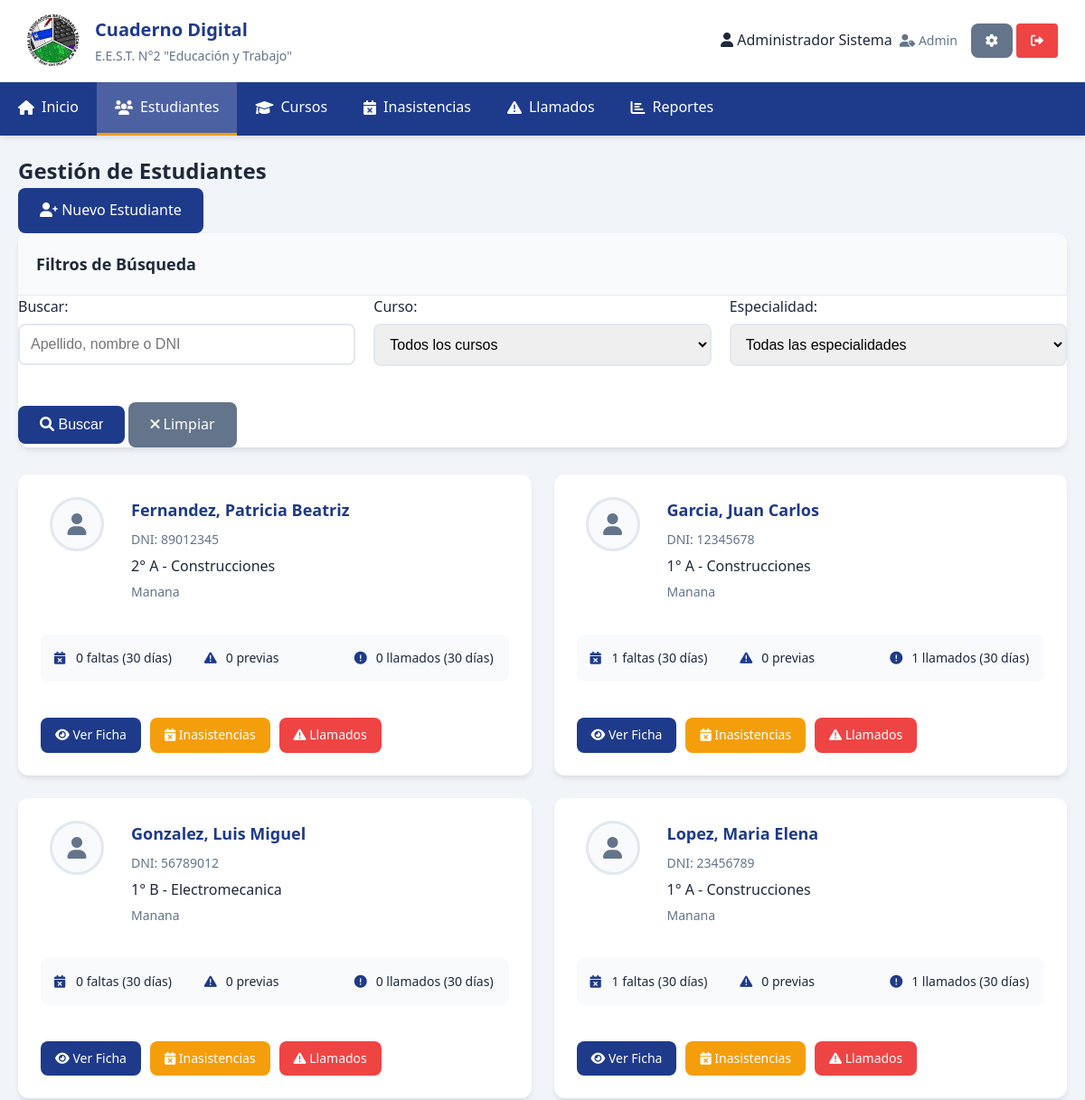
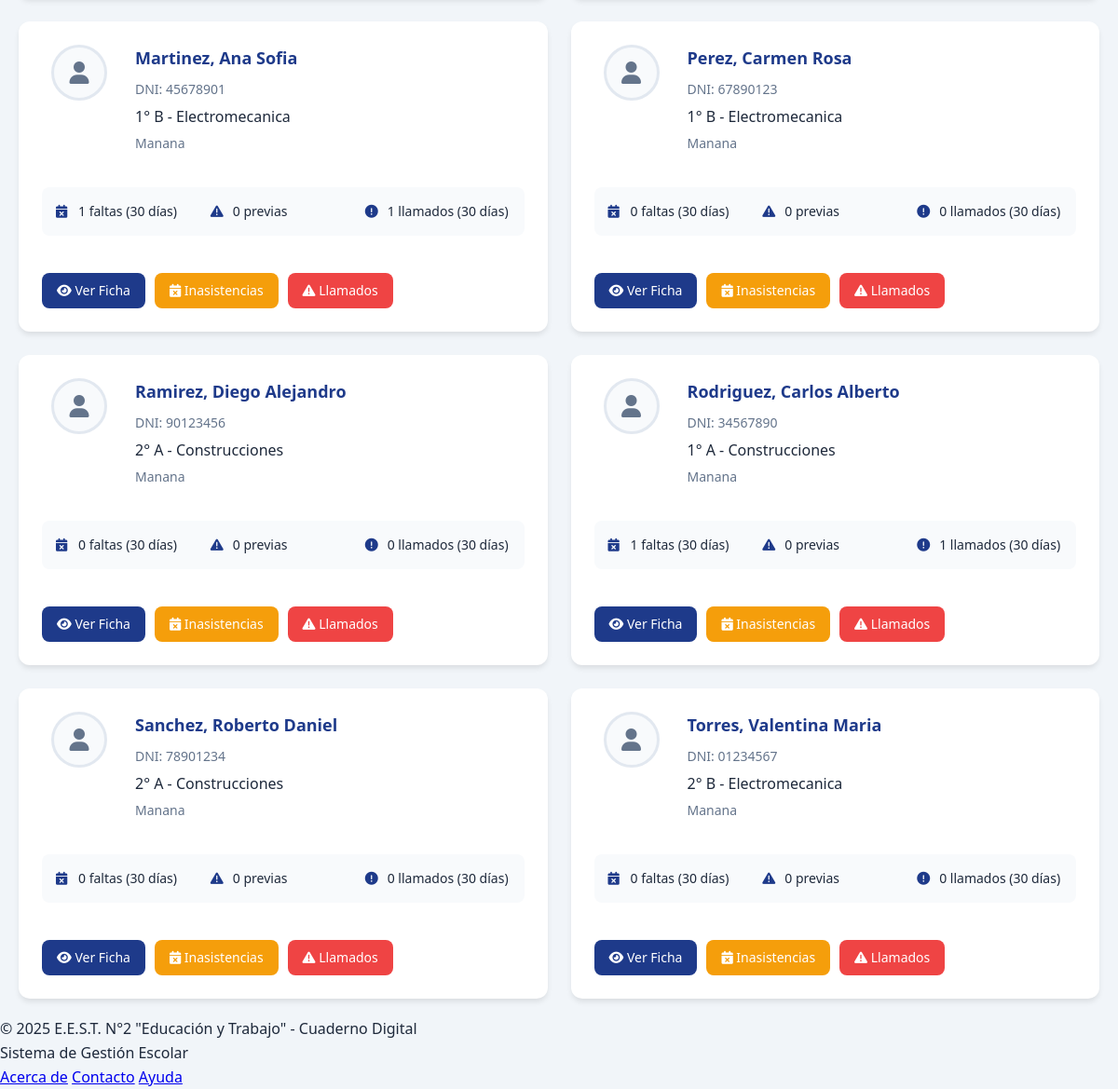
Page /estudiantes.php (signed in) on the committed database (2 pictures, top to bottom).
### tables this page shows
CREATE TABLE IF NOT EXISTS estudiantes (
    id INT AUTO_INCREMENT PRIMARY KEY,
    dni VARCHAR(20) UNIQUE NOT NULL,
    apellido VARCHAR(100) NOT NULL,
    nombre VARCHAR(100) NOT NULL,
    fecha_nacimiento DATE,
    grupo_sanguineo VARCHAR(10),
    obra_social VARCHAR(100),
    domicilio TEXT,
    telefono_fijo VARCHAR(20),
    telefono_celular VARCHAR(20),
    email VARCHAR(100),
    foto VARCHAR(255),  
    curso_id INT,
    activo BOOLEAN DEFAULT TRUE,
    fecha_ingreso DATE DEFAULT CURRENT_DATE,
    FOREIGN KEY (curso_id) REFERENCES cursos(id)
);

CREATE TABLE IF NOT EXISTS cursos (
    id INT AUTO_INCREMENT PRIMARY KEY,
    anio INT NOT NULL,  
    division VARCHAR(5) NOT NULL,  
    turno_id INT NOT NULL,
    especialidad_id INT NOT NULL,
    taller_id INT,
    grado ENUM('inferior', 'superior') NOT NULL,  
    activo BOOLEAN DEFAULT TRUE,
    FOREIGN KEY (turno_id) REFERENCES turnos(id),
    FOREIGN KEY (especialidad_id) REFERENCES especialidades(id),
    FOREIGN KEY (taller_id) REFERENCES talleres(id)
);

CREATE TABLE IF NOT EXISTS especialidades (
    id INT AUTO_INCREMENT PRIMARY KEY,
    nombre VARCHAR(100) NOT NULL,
    descripcion TEXT,
    activa BOOLEAN DEFAULT TRUE
);

CREATE TABLE IF NOT EXISTS turnos (
    id INT AUTO_INCREMENT PRIMARY KEY,
    nombre VARCHAR(20) NOT NULL,  
    hora_inicio TIME,
    hora_fin TIME
);

### config/database.php (called while the page is built, shortened)
<?php
class Database {
    private static $instance = null;
    private $connection;
    private function __construct() {
        try {
            $this->connection = new PDO(
                "mysql:host=" . DB_HOST . ";dbname=" . DB_NAME . ";charset=utf8",
                DB_USER,
                DB_PASS,
                [
                    PDO::ATTR_ERRMODE => PDO::ERRMODE_EXCEPTION,
                    PDO::ATTR_DEFAULT_FETCH_MODE => PDO::FETCH_ASSOC,
                    PDO::ATTR_EMULATE_PREPARES => false
                ]
            );
        } catch (PDOException $e) {
            die("Error de conexión: " . $e->getMessage());
        }
    }
    public static function getInstance() {
        if (self::$instance === null) {
            self::$instance = new self();
        }
        return self::$instance;
    }
    public function query($sql, $params = []) {
        $stmt = $this->connection->prepare($sql);
        $stmt->execute($params);
        return $stmt;
    }
    public function fetchAll($sql, $params = []) {
        return $this->query($sql, $params)->fetchAll();
    }
}
?>

### estudiantes.php (the view, shortened to what this page needs)
<?php
include 'includes/header.php';
?>
<main class="main-content">
<?php
require_once 'config/database.php';
$db = Database::getInstance();
$busqueda = $_GET['busqueda'] ?? '';
$where_conditions = ["e.activo = 1"];
$params = [];
$where_clause = implode(" AND ", $where_conditions);
$estudiantes = $db->fetchAll("
    SELECT e.*, c.anio, c.division, c.grado, esp.nombre as especialidad_nombre,
           t.nombre as turno_nombre,
           COUNT(i.id) as total_faltas,
           COUNT(mp.id) as total_previas,
           COUNT(la.id) as total_llamados
    FROM estudiantes e
    LEFT JOIN cursos c ON e.curso_id = c.id
    LEFT JOIN especialidades esp ON c.especialidad_id = esp.id
    LEFT JOIN turnos t ON c.turno_id = t.id
    LEFT JOIN inasistencias i ON e.id = i.estudiante_id AND i.fecha >= DATE_SUB(CURDATE(), INTERVAL 30 DAY)
    LEFT JOIN materias_previas mp ON e.id = mp.estudiante_id AND mp.estado = 'pendiente'
    LEFT JOIN llamados_atencion la ON e.id = la.estudiante_id AND la.fecha >= DATE_SUB(CURDATE(), INTERVAL 30 DAY)
    WHERE $where_clause
    GROUP BY e.id
    ORDER BY e.apellido, e.nombre
    LIMIT 100
", $params);
?>
<section class="estudiantes-section">
    <div class="section-header">
        <h2>Gestión de Estudiantes</h2>
        <a href="estudiantes.php?action=nuevo" class="btn btn-primary">
            <i class="fas fa-user-plus"></i> Nuevo Estudiante
        </a>
    </div>
    <div class="card">
        <div class="card-header">
            <h3 class="card-title">Filtros de Búsqueda</h3>
        </div>
        <form method="GET" class="filters-form">
            <div class="form-row">
                <div class="form-group">
                    <label for="busqueda">Buscar:</label>
                    <input type="text" name="busqueda" id="busqueda"
                           value="<?php echo htmlspecialchars($busqueda); ?>"
                           placeholder="Apellido, nombre o DNI">
                </div>
                <div class="form-group">
                    <label for="curso">Curso:</label>
                    <select name="curso" id="curso">
                        <option value="">Todos los cursos</option>
                    </select>
                </div>
                <div class="form-group">
                    <label for="especialidad">Especialidad:</label>
                    <select name="especialidad" id="especialidad">
                        <option value="">Todas las especialidades</option>
                    </select>
                </div>
            </div>
            <div class="form-actions">
                <button type="submit" class="btn btn-primary">
                    <i class="fas fa-search"></i> Buscar
                </button>
                <a href="estudiantes.php" class="btn btn-secondary">
                    <i class="fas fa-times"></i> Limpiar
                </a>
            </div>
        </form>
    </div>
    <div class="estudiantes-grid">
        <?php foreach ($estudiantes as $estudiante): ?>
        <div class="estudiante-card">
            <div class="estudiante-photo">
                <?php if ($estudiante['foto']): ?>
                    <img src="<?php echo htmlspecialchars($estudiante['foto']); ?>" alt="Foto del estudiante">
                <?php else: ?>
                    <div class="photo-placeholder">
                        <i class="fas fa-user"></i>
                    </div>
                <?php endif; ?>
            </div>
            <div class="estudiante-info">
                <h3><?php echo htmlspecialchars($estudiante['apellido'] . ', ' . $estudiante['nombre']); ?></h3>
                <p class="estudiante-dni">DNI: <?php echo htmlspecialchars($estudiante['dni']); ?></p>
                <p class="estudiante-curso">
                    <?php echo $estudiante['anio'] . '° ' . $estudiante['division']; ?> -
                    <?php echo htmlspecialchars($estudiante['especialidad_nombre']); ?>
                </p>
                <p class="estudiante-turno"><?php echo htmlspecialchars($estudiante['turno_nombre']); ?></p>
            </div>
            <div class="estudiante-stats">
                <div class="stat-item">
                    <i class="fas fa-calendar-times"></i>
                    <span><?php echo $estudiante['total_faltas']; ?> faltas (30 días)</span>
                </div>
                <div class="stat-item">
                    <i class="fas fa-exclamation-triangle"></i>
                    <span><?php echo $estudiante['total_previas']; ?> previas</span>
                </div>
                <div class="stat-item">
                    <i class="fas fa-exclamation-circle"></i>
                    <span><?php echo $estudiante['total_llamados']; ?> llamados (30 días)</span>
                </div>
            </div>
            <div class="estudiante-actions">
                <a href="estudiante_ficha.php?id=<?php echo $estudiante['id']; ?>" class="btn btn-primary btn-sm">
                    <i class="fas fa-eye"></i> Ver Ficha
                </a>
                <a href="inasistencias.php?estudiante=<?php echo $estudiante['id']; ?>" class="btn btn-warning btn-sm">
                    <i class="fas fa-calendar-times"></i> Inasistencias
                </a>
                <a href="llamados.php?estudiante=<?php echo $estudiante['id']; ?>" class="btn btn-danger btn-sm">
                    <i class="fas fa-exclamation-triangle"></i> Llamados
                </a>
            </div>
        </div>
        <?php endforeach; ?>
    </div>
</section>
</main>
<?php include 'includes/footer.php'; ?>

### css/style.css (style rules this page uses)
* { margin: 0; padding: 0; box-sizing: border-box; }
:root { --primary-color: #1e3a8a; --secondary-color: #3b82f6; --accent-color: #f59e0b; --success-color: #10b981; --danger-color: #ef4444; --warning-color: #f59e0b; --info-color: #06b6d4; --light-color: #f8fafc; --dark-color: #1e293b; --gray-color: #64748b; --border-color: #e2e8f0; --shadow: 0 4px 6px -1px rgba(0, 0, 0, 0.1); --shadow-lg: 0 10px 15px -3px rgba(0, 0, 0, 0.1); }
body { font-family: 'Segoe UI', Tahoma, Geneva, Verdana, sans-serif; line-height: 1.6; color: var(--dark-color); background-color: #f1f5f9; margin: 0; padding: 0; }
.main-content { padding: 20px; min-height: calc(100vh - 200px); background-color: #f1f5f9; margin: 0; }
.form-group { margin-bottom: 20px; }
.form-group label { display: block; margin-bottom: 5px; font-weight: 500; color: var(--dark-color); }
.form-group input { width: 100%; padding: 12px; border: 2px solid var(--border-color); border-radius: 8px; font-size: 16px; transition: border-color 0.3s; }
.btn { display: inline-block; padding: 12px 24px; border: none; border-radius: 8px; font-size: 16px; font-weight: 500; text-decoration: none; cursor: pointer; transition: all 0.3s; text-align: center; }
.btn-primary { background-color: var(--primary-color); color: white; }
.card { background: white; border-radius: 12px; box-shadow: var(--shadow); overflow: hidden; margin: 0; }
.card-header { background: var(--light-color); padding: 20px; border-bottom: 1px solid var(--border-color); display: flex; justify-content: space-between; align-items: center; }
.card-title { font-size: 18px; font-weight: 600; color: var(--dark-color); margin: 0; }
.form-row { display: grid; grid-template-columns: repeat(auto-fit, minmax(250px, 1fr)); gap: 20px; margin-bottom: 20px; }
.form-group input, .form-group select, .form-group textarea { width: 100%; padding: 12px; border: 2px solid var(--border-color); border-radius: 8px; font-size: 16px; transition: border-color 0.3s; }
.btn-secondary { background-color: var(--gray-color); color: white; }
.btn-danger { background-color: var(--danger-color); color: white; }
.btn-warning { background-color: var(--warning-color); color: white; }
.btn-sm { padding: 8px 16px; font-size: 14px; }

### estudiantes.php (style rules this page uses)
.estudiantes-section { max-width: 1200px; margin: 0 auto; }
.estudiantes-grid { display: grid; grid-template-columns: repeat(auto-fill, minmax(400px, 1fr)); gap: 25px; margin-top: 30px; }
.estudiante-card { background: white; border-radius: 12px; padding: 25px; box-shadow: var(--shadow); transition: transform 0.3s; display: grid; grid-template-columns: 80px 1fr; gap: 20px; }
.estudiante-photo { text-align: center; }
.photo-placeholder { width: 60px; height: 60px; border-radius: 50%; background: var(--light-color); display: flex; align-items: center; justify-content: center; border: 3px solid var(--border-color); margin: 0 auto; }
.photo-placeholder i { font-size: 24px; color: var(--gray-color); }
.estudiante-info { grid-column: 2; }
.estudiante-info h3 { font-size: 18px; color: var(--primary-color); margin-bottom: 8px; font-weight: 600; }
.estudiante-dni { color: var(--gray-color); font-size: 14px; margin-bottom: 5px; }
.estudiante-curso { color: var(--dark-color); font-weight: 500; margin-bottom: 5px; }
.estudiante-turno { color: var(--gray-color); font-size: 14px; margin-bottom: 15px; }
.estudiante-stats { grid-column: 1 / -1; display: grid; grid-template-columns: repeat(3, 1fr); gap: 10px; margin-bottom: 20px; padding: 15px; background: var(--light-color); border-radius: 8px; }
.stat-item { display: flex; align-items: center; gap: 8px; font-size: 14px; color: var(--dark-color); }
.stat-item i { color: var(--primary-color); width: 16px; }
.estudiante-actions { grid-column: 1 / -1; display: flex; gap: 10px; flex-wrap: wrap; }

### rows in the picture
estudiantes: apellido+nombre "Fernandez, Patricia Beatriz", dni "89012345", curso.anio "2", curso.division "A", especialidades.nombre "Construcciones", turnos.nombre "Manana", total_faltas "0", total_previas "0", total_llamados "0"
estudiantes: apellido+nombre "Garcia, Juan Carlos", dni "12345678", curso.anio "1", curso.division "A", especialidades.nombre "Construcciones", turnos.nombre "Manana", total_faltas "1", total_previas "0", total_llamados "1"
estudiantes: apellido+nombre "Gonzalez, Luis Miguel", dni "56789012", curso.anio "1", curso.division "B", especialidades.nombre "Electromecanica", turnos.nombre "Manana", total_faltas "0", total_previas "0", total_llamados "0"
estudiantes: apellido+nombre "Lopez, Maria Elena", dni "23456789", curso.anio "1", curso.division "A", especialidades.nombre "Construcciones", turnos.nombre "Manana", total_faltas "1", total_previas "0", total_llamados "1"
estudiantes: apellido+nombre "Martinez, Ana Sofia", dni "45678901", curso.anio "1", curso.division "B", especialidades.nombre "Electromecanica", turnos.nombre "Manana", total_faltas "1", total_previas "0", total_llamados "1"
estudiantes: apellido+nombre "Perez, Carmen Rosa", dni "67890123", curso.anio "1", curso.division "B", especialidades.nombre "Electromecanica", turnos.nombre "Manana", total_faltas "0", total_previas "0", total_llamados "0"
estudiantes: apellido+nombre "Ramirez, Diego Alejandro", dni "90123456", curso.anio "2", curso.division "A", especialidades.nombre "Construcciones", turnos.nombre "Manana", total_faltas "0", total_previas "0", total_llamados "0"
estudiantes: apellido+nombre "Rodriguez, Carlos Alberto", dni "34567890", curso.anio "1", curso.division "A", especialidades.nombre "Construcciones", turnos.nombre "Manana", total_faltas "1", total_previas "0", total_llamados "1"
estudiantes: apellido+nombre "Sanchez, Roberto Daniel", dni "78901234", curso.anio "2", curso.division "A", especialidades.nombre "Construcciones", turnos.nombre "Manana", total_faltas "0", total_previas "0", total_llamados "0"
estudiantes: apellido+nombre "Torres, Valentina Maria", dni "01234567", curso.anio "2", curso.division "B", especialidades.nombre "Electromecanica", turnos.nombre "Manana", total_faltas "0", total_previas "0", total_llamados "0"

### other values in the picture
Security::escape(ucfirst($currentUser['rol'])) "Admin"
